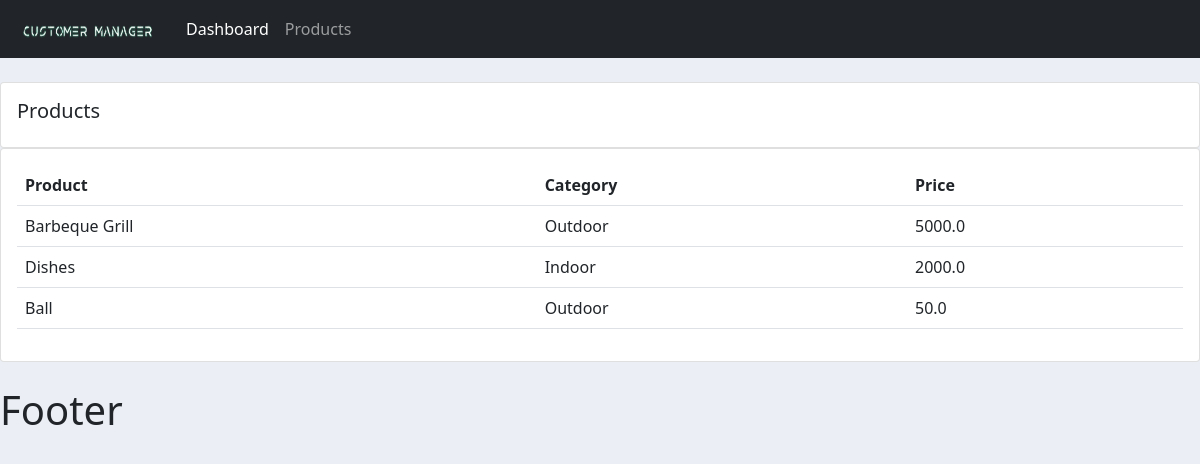
Screenshot of /products/ with the database file from the repository.
### accounts/models.py (models this page shows, shortened)
class Product(models.Model):
    CATEGORY=(('Indoor','Indoor'),('Outdoor','Outdoor'))
    name = models.CharField(max_length=200, null=True)
    price=models.FloatField(null=True)
    category=models.CharField(max_length=200, null=True, choices=CATEGORY)
    description=models.CharField(max_length=200, null=True, blank=True)
    tags = models.ManyToManyField(Tag)
    date_created = models.DateTimeField(auto_now_add=True, null=True)

### accounts/views.py (the view)
# urls.py: path('products/',views.products,name="products"),
def products(request):
    products=Product.objects.all()
    return render(request,'accounts/products.html', {'products':products})

### accounts/templates/accounts/products.html
{% extends 'accounts/main.html' %}
{% block content %}
<br>
		<div class="row">
			<div class="col-md">
				<div class="card card-body">
					<h5>Products</h5>
				</div>
				<div class="card card-body">
					<table class="table">
						<tr>
							<th>Product</th>
							<th>Category</th>
							<th>Price</th>
						</tr>
                        {% for i in products %}
                            <tr>
                                <td>{{ i.name }}</td>
                                <td>{{ i.category}}</td>
                                <td>{{ i.price }}</td>
                            </tr>
                        {% endfor %}
					</table>
				</div>
			</div>
		</div>
{% endblock %}

### static/css/main.css (style rules this page uses)
body { background-color: #ebeff5; }

### rows the page displays
Product: name "Barbeque Grill", category "Outdoor", price "5000.0"
Product: name "Dishes", category "Indoor", price "2000.0"
Product: name "Ball", category "Outdoor", price "50.0"
